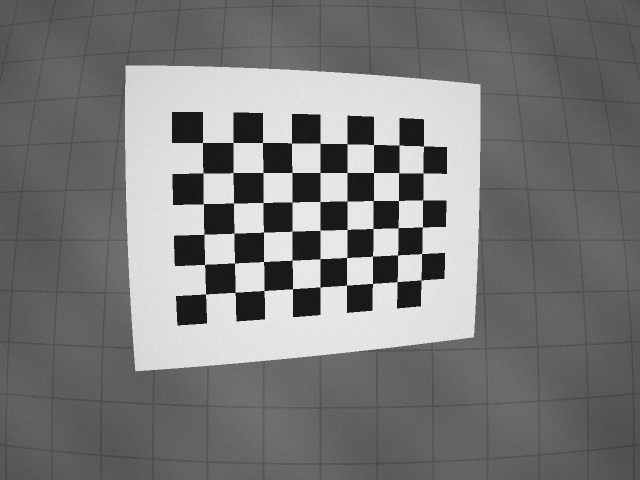
#> input picture 任务项目/data/frames/calibration_000.png, 640 x 480 px
$ python -i detector.py   (imports and definitions only)
#> lines starting #> are read from the running program, lines starting #| are printed output that depends on the picture; after the words box and inside, x2 and y2 are one past the last pixel; in counts of white or black regions, pixels touching at a corner belong together
#> further down, picture is the input picture: shape (480, 640, 3); min 17, max 238, mean 120
"""靶标检测：从画面中找到黑色方形靶标，返回包围它的旋转矩形。

本模块只负责“找到靶标、给出它的矩形框”，不涉及角点顺序、位姿与坐标变换。
"""

import cv2


def detect_target(frame, thresh=60, min_area=1500.0, max_area=40000.0):
    """在帧中检测贴放着的黑色方形靶标。

    输入：彩色（BGR）或灰度帧。
    输出：(rect, contour)
        rect    cv2.minAreaRect 的返回值 ((cx, cy), (w, h), angle)：
                中心与边长单位为像素，angle 为 OpenCV 的矩形角度约定；
        contour 靶标外轮廓，(N, 1, 2) int32 点集，可用于画图或自行细化角点。
    没有合格目标时返回 (None, None)。

    说明：靶标是最暗的大块区域，因此反向阈值后取外部轮廓，再按面积和
    “近似四边形”筛选；面积阈值按 640x480、靶标边长 80mm 的现场画面设定。
    """
#> called with thresh = 60, min_area = 1500, max_area = 40000
    gray = cv2.cvtColor(frame, cv2.COLOR_BGR2GRAY) if frame.ndim == 3 else frame
    _, binary = cv2.threshold(gray, thresh, 255, cv2.THRESH_BINARY_INV)
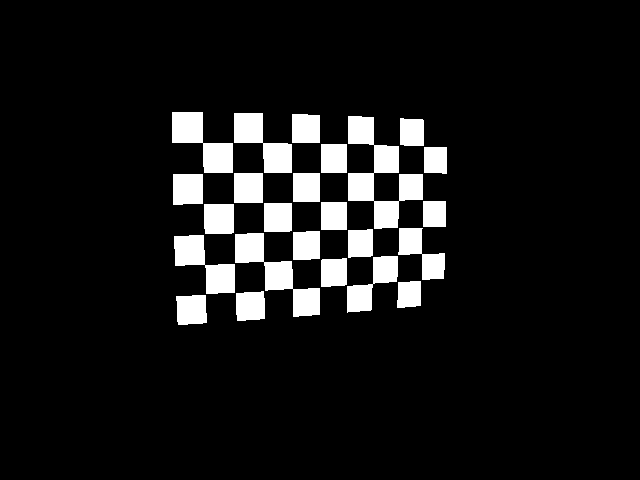
#> binary: shape (480, 640); 8.6% white; 24 white regions
    contours, _ = cv2.findContours(binary, cv2.RETR_EXTERNAL, cv2.CHAIN_APPROX_SIMPLE)
#> contours = 24 contours; largest, box (x1, y1, x2, y2) and area: (348, 116, 423, 229) 3183, (235, 233, 320, 317) 2202, (172, 112, 233, 173) 1736, (174, 235, 235, 294) 1622, (234, 113, 292, 173) 1607

    best, best_area = None, 0.0
    for contour in contours:
        area = cv2.contourArea(contour)
        if not (min_area <= area <= max_area):
            continue
        approx = cv2.approxPolyDP(contour, 0.02 * cv2.arcLength(contour, True), True)
        if len(approx) == 4 and area > best_area:
            best, best_area = contour, area
#> this loop made 24 passes
#> area on passes 1 to 12: 789, 745, 548, 662, 1219, 1621.5, 2202, 707, 630.5, 1096, 835, 754.5
#> (contour, area) on passes 13, 14, 16, 17, 19: ([[321, 202], [321, 229], [346, 229], [346, 202]], 675), ([[423, 201], [423, 226], [445, 226], [445, 201]], 550), ([[293, 173], [293, 201], [319, 201], [319, 173]], 728), ([[234, 173], [234, 202], [262, 202], [262, 173]], 812), ([[321, 144], [321, 172], [346, 172], [346, 144]], 700)
#> after the loop, best_area = 0
    if best is None:
        return None, None

    return cv2.minAreaRect(best), best

>>> import cv2
>>> picture = cv2.imread('data/frames/calibration_000.png')
>>> result = detect_target(picture)
